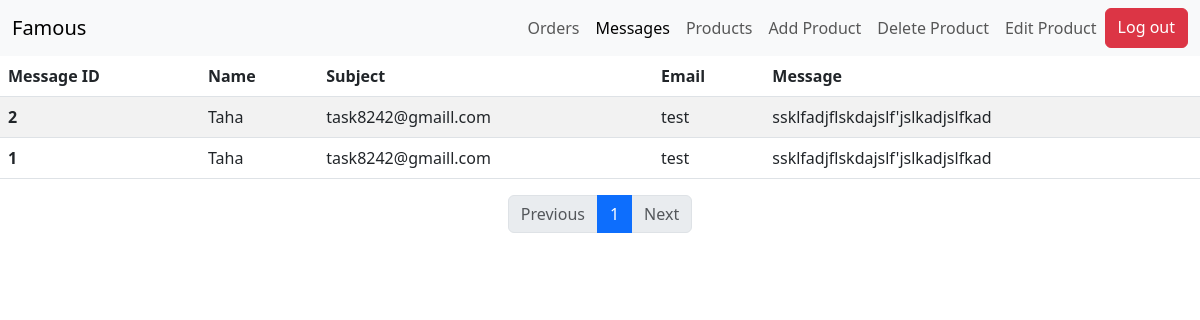
The page /messages.php (signed in) on the database its author committed.
### tables this page shows
CREATE TABLE `message` (
  `mid` int(11) NOT NULL,
  `name` text NOT NULL,
  `subject` text NOT NULL,
  `email` varchar(20) NOT NULL,
  `message` text NOT NULL
);

### messages.php (the view, shortened to what this page needs)
<?php
include 'conn.php';
    $results_per_page = 12;
    $query = "SELECT * FROM `product`";
    $result = mysqli_query($conn, $query);
    $number_of_result = mysqli_num_rows($result);
    $number_of_page = ceil($number_of_result/$results_per_page);
    if (!isset($_GET['page'])){
      $page = 1;
    }else{
      $page = $_GET['page'];
    }
    $page_first_result = ($page -1 ) * $results_per_page;
    $query1 = "SELECT * FROM message ORDER BY mid DESC LIMIT ".$page_first_result.",".$results_per_page;
    $result1 = mysqli_query($conn, $query1);
if($_SESSION["user"] == "admin"){
  echo "<!doctype html>
  <html lang='en'>
      <head>
          <meta charset='utf-8'>
          <meta name='viewport' content='width=device-width, initial-scale=1'>
          <title>Messages</title>
          <link href='https://cdn.jsdelivr.net/npm/bootstrap@5.3.0-alpha1/dist/css/bootstrap.min.css' rel='stylesheet'>
      </head>
      <body>";
  echo "<nav class='navbar navbar-expand-lg bg-body-tertiary'>
  <div class='container-fluid'>
    <a class='navbar-brand' href='admin.php'>Famous</a>
    <button class='navbar-toggler' type='button' data-bs-toggle='collapse' data-bs-target='#navbarNavAltMarkup' aria-controls='navbarNavAltMarkup' aria-expanded='false' aria-label='Toggle navigation'>
      <span class='navbar-toggler-icon'></span>
    </button>
    <div class='collapse navbar-collapse justify-content-end' id='navbarNavAltMarkup'>
      <div class='navbar-nav'>
        <a class='nav-link' aria-current='page' href='admin.php'>Orders</a>
        <a class='nav-link active' aria-current='page' href='messages.php'>Messages</a>
        <a class='nav-link' aria-current='page' href='products.php'>Products</a>
        <a class='nav-link' href='addproduct.php'>Add Product</a>
        <a class='nav-link' href='deleteproduct.php'>Delete Product</a>
        <a class='nav-link' href='editproduct.php'>Edit Product</a>
        <a class='btn btn-danger' href='logout.php'>Log out</a>
      </div>
    </div>
  </div>
</nav>";
if ($count = mysqli_num_rows($result1) > 0) {
echo "
<div class='table-responsive-lg'>
<table class='table table-striped'>
<thead>
  <tr>
    <th scope='col'>Message ID</th>
    <th scope='col'>Name</th>
    <th scope='col'>Subject</th>
    <th scope='col'>Email</th>
    <th scope='col'>Message</th>
  </tr>
</thead>
<tbody>
  <tr>";
  while($r = mysqli_fetch_assoc($result1)){
    echo "
    <th scope='row'>".$r['mid']."</th>
    <td>".$r['name']."</td>
    <td>".$r['subject']."</td>
    <td>".$r['email']."</td>
    <td>".$r['message']."</td>
    </tr>";
  }
  echo "
    </tbody>
    </table>
    </div>
    <div class='container'>
    <ul class='pagination justify-content-center'>
    <li class='page-item ".(($page == 1)? 'disabled' : '')."'><a class='page-link' href='products.php?page=". (($page == 1)? '1' : $page - 1) ."'>Previous</a></li>";
    for($page_no = 1; $page_no<= $number_of_page; $page_no++) {
      echo " <li class='page-item ".(($page == $page_no)? 'active' : '')."'><a class='page-link' href='products.php?page=". $page_no ."'>". $page_no ."</a></li>";
    }
    echo "<li class='page-item ".(($page == $number_of_page || $page == 1)? 'disabled' : '')."'><a class='page-link' href='products.php?page=". (($page == $number_of_page || $page == 1)? '' : $page + 1)."'>Next</a></li>
    </ul>
    </div>";
  }
}
?>
  </body>
</html>

### rows shown on the page
message: mid "2", name "Taha", subject "task8242@gmaill.com", email "test", message "ssklfadjflskdajslf'jslkadjslfkad"
message: mid "1", name "Taha", subject "task8242@gmaill.com", email "test", message "ssklfadjflskdajslf'jslkadjslfkad"
